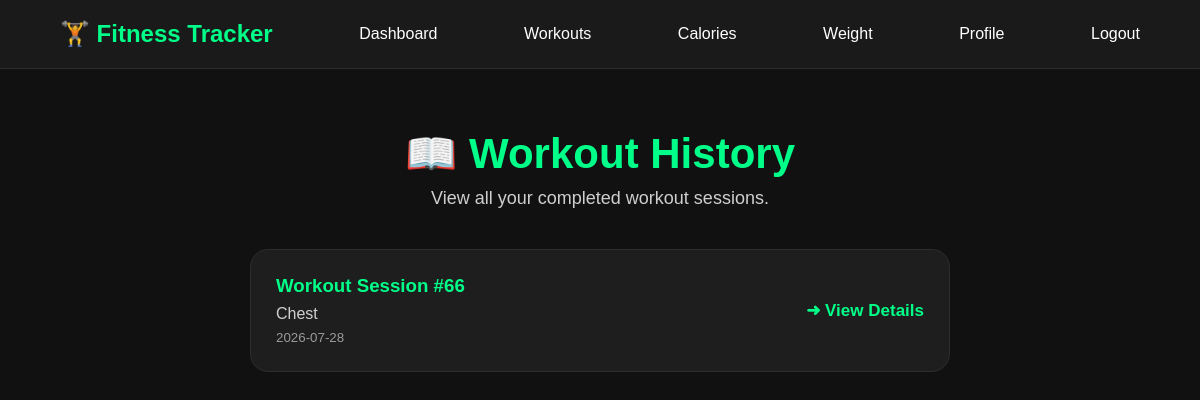
Screenshot of /workout_log (signed in) with the database file from the repository.
### tables this page shows
CREATE TABLE workout_sessions (
    id INTEGER PRIMARY KEY AUTOINCREMENT,
    user_id INTEGER NOT NULL,
    session_name TEXT,
    workout_date TEXT NOT NULL,
    notes TEXT,
    FOREIGN KEY (user_id) REFERENCES users(id)
);

### app.py (the view)
@app.route("/workout_log")
def workout_log():
    if "user_id" not in session:
        return redirect(url_for("login"))
    conn = sqlite3.connect("fitness.db")
    cursor = conn.cursor()
    cursor.execute("""
        SELECT id, session_name, workout_date
        FROM workout_sessions
        WHERE user_id = ?
        ORDER BY workout_date DESC
    """, (session["user_id"],))
    sessions = cursor.fetchall()
    conn.close()
    return render_template(
        "workout_log.html",
        sessions=sessions
    )

### templates/workout_log.html
{% extends "base.html" %}
{% block content %}
<div class="container">
    <div class="heading">
        <h2>📖 Workout History</h2>
        <p>View all your completed workout sessions.</p>
    </div>
    {% if sessions %}
        {% for session in sessions %}
        <a class="workout-log-card"
           href="{{ url_for('workout_details', session_id=session[0]) }}">
            <div>
                <h3> Workout Session #{{ session[0] }}</h3>
                <p>{{ session[1] }}</p>
                <small>{{ session[2] }}</small>
            </div>
            <div class="view-btn">
                ➜ View Details
            </div>
        </a>
        {% endfor %}
    {% else %}
        <div class="profile-card">
            <h3>No Workouts Yet</h3>
            <p>Start your first workout to see your history here.</p>
        </div>
    {% endif %}
</div>
{% endblock %}

### static/css/style.css (style rules this page uses)
html { scroll-behavior:smooth; }
* { margin:0; padding:0; box-sizing:border-box; font-family:Arial, Helvetica, sans-serif; }
body { background:#111; color:white; }
.heading { text-align:center; margin-bottom:40px; }
.heading h2 { font-size:42px; color:#00ff88; margin-bottom:10px; }
.heading p { color:#cfcfcf; font-size:18px; }
.container { width:90%; max-width:700px; margin:60px auto; }
.workout-log-card { display:flex; justify-content:space-between; align-items:center; text-decoration:none; color:white; background:#1e1e1e; border:1px solid #2d2d2d; border-radius:18px; padding:25px; margin-bottom:20px; transition:.3s; }
.workout-log-card h3 { color:#00ff88; margin-bottom:8px; }
.workout-log-card p { color:#d0d0d0; margin-bottom:5px; }
.workout-log-card small { color:#9a9a9a; }
.view-btn { color:#00ff88; font-weight:bold; font-size:17px; }

### rows the page displays
workout_sessions: id "66", session_name "Chest", workout_date "2026-07-28"
